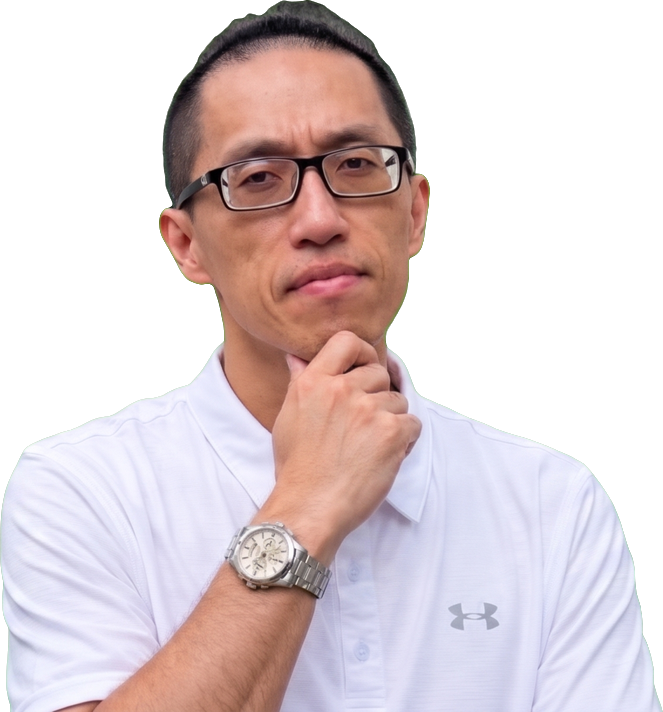
#> input picture portraits/C.png, 663 x 712 px
$ python make_favicon.py
#> lines starting #> are read from the running program, lines starting #| are printed output that depends on the picture; after the words box and inside, x2 and y2 are one past the last pixel; in counts of white or black regions, pixels touching at a corner belong together
"""Make the favicon from portrait C's face: a round red badge like the
「教育我了？」 backdrop, with the face clipped inside.

    python tools/make_favicon.py      # needs pillow, numpy
Writes favicon.ico (16/32/48), favicon-64.png and apple-touch-icon.png (180).
"""
from pathlib import Path

import numpy as np
from PIL import Image, ImageDraw

ROOT = Path(__file__).resolve().parent.parent
S = 720                                     # draw big, then scale down
face = Image.open(ROOT / "portraits" / "C.png").convert("RGBA")
#> face is the input picture: PIL image 663x712 RGBA; mean R, G, B, A 117.1, 108.2, 104.7, 145.1
# square around the head (portrait C is 663x712; head spans about x 160-430, y 0-340)
box = (150, 0, 445, 295)                    # tight, so the face still reads at 16 px
head = Image.new("RGBA", (box[2] - box[0], box[3] - box[1]))
#> head: PIL image 295x295 RGBA; every value is 0
head.alpha_composite(face.crop((box[0], max(box[1], 0), box[2], box[3])), (0, max(-box[1], 0)))
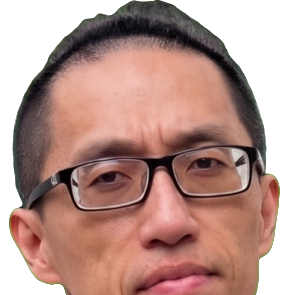
#> head: PIL image 295x295 RGBA; mean R, G, B, A 117.6, 82.9, 74.7, 188.1; transparent parts drawn white
head = head.resize((S, S), Image.LANCZOS)
#> head: PIL image 720x720 RGBA

# red radial backdrop
yy, xx = np.mgrid[0:S, 0:S] / S
d = np.clip(np.hypot(xx - .5, yy - .35) / .75, 0, 1)[..., None]
inner, outer = np.array([235, 22, 26]), np.array([70, 4, 8])
bg = (inner * (1 - d) + outer * d).astype(np.uint8)
badge = Image.fromarray(np.dstack([bg, np.full((S, S), 255, np.uint8)]), "RGBA")
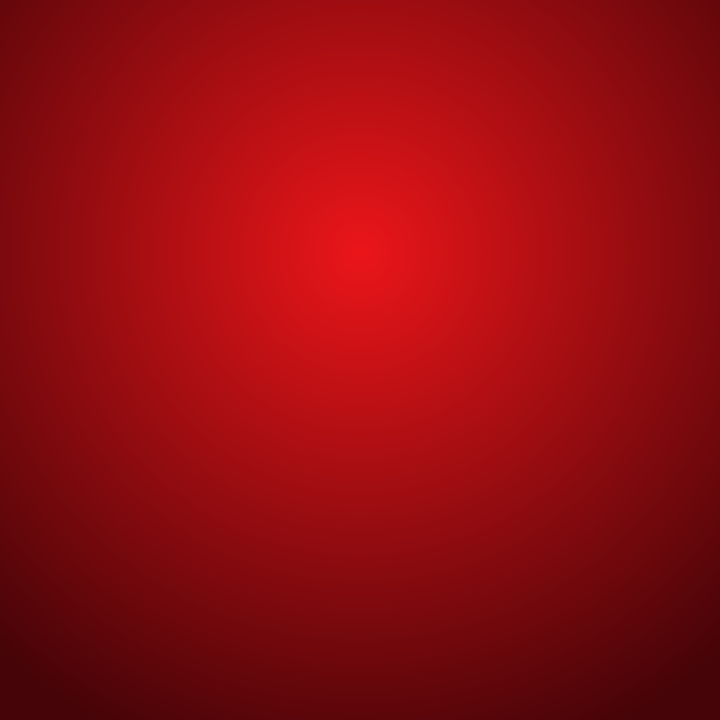
#> badge: PIL image 720x720 RGBA; mean R, G, B, A 146.1, 11.9, 15.9, 255
badge.alpha_composite(head)
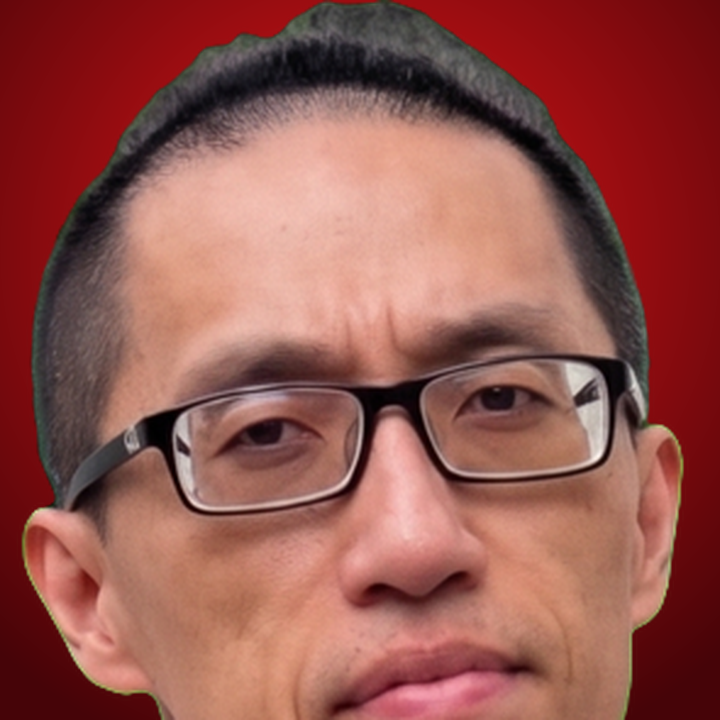
#> badge: PIL image 720x720 RGBA; mean R, G, B, A 149.8, 85.1, 78.1, 255

mask = Image.new("L", (S, S), 0)
#> mask: PIL image 720x720 L; every value is 0
ImageDraw.Draw(mask).ellipse((0, 0, S - 1, S - 1), fill=255)
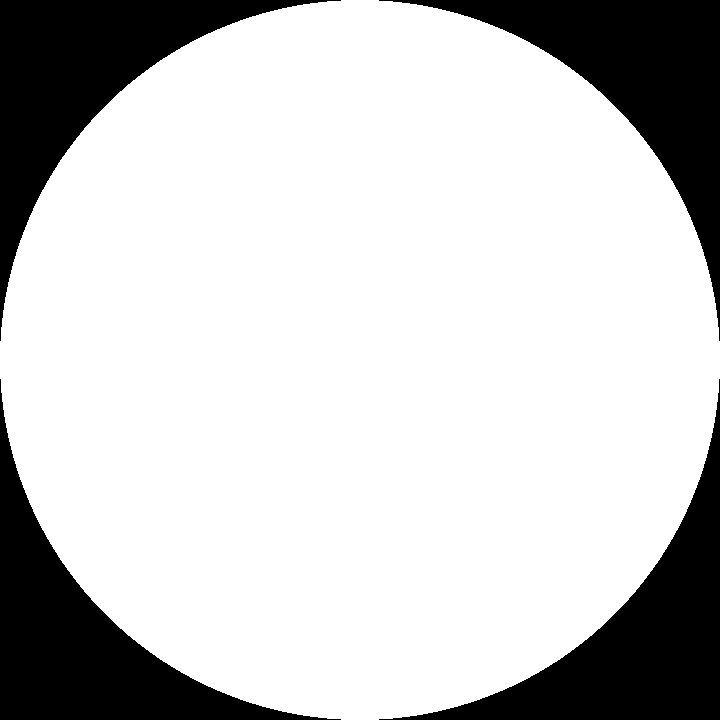
#> mask: PIL image 720x720 L; 78.5% white; 4 black regions, box (x1, y1, x2, y2) and area: (0, 0, 341, 341) 27842, (379, 0, 720, 341) 27842, (0, 379, 341, 720) 27842, (379, 379, 720, 720) 27842
icon = Image.new("RGBA", (S, S))
#> icon: PIL image 720x720 RGBA; every value is 0
icon.paste(badge, (0, 0), mask)
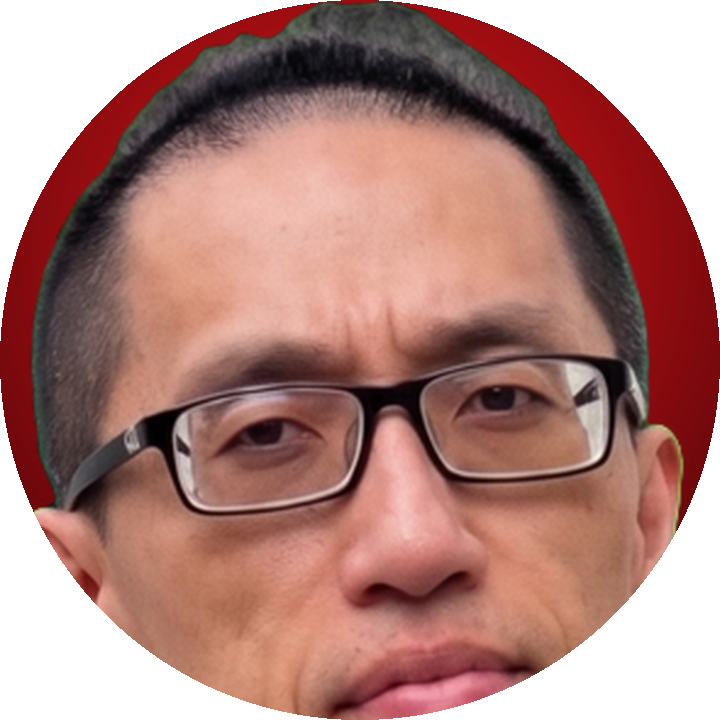
#> icon: PIL image 720x720 RGBA; mean R, G, B, A 121.9, 77.7, 71, 200.2; transparent parts drawn white

icon.resize((64, 64), Image.LANCZOS).save(ROOT / "favicon-64.png")
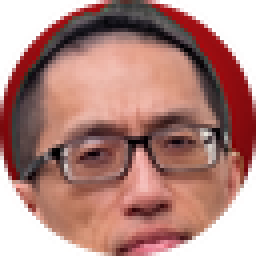
#> saved as favicon-64.png: PIL image 64x64 RGBA (shown 4 times larger); mean R, G, B, A 131.3, 80.8, 73.6, 200.2; transparent parts drawn white
icon.resize((48, 48), Image.LANCZOS).save(ROOT / "favicon.ico", sizes=[(16, 16), (32, 32), (48, 48)])
# iOS rounds the corners itself and shows transparency as black, so no circle there
badge.convert("RGB").resize((180, 180), Image.LANCZOS).save(ROOT / "apple-touch-icon.png")
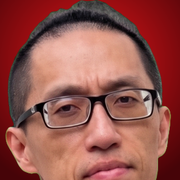
#> saved as apple-touch-icon.png: PIL image 180x180 RGB; mean R, G, B 149.8, 85.1, 78.1
print("done")

$ run again, with portraits/A.png copied over portraits/C.png
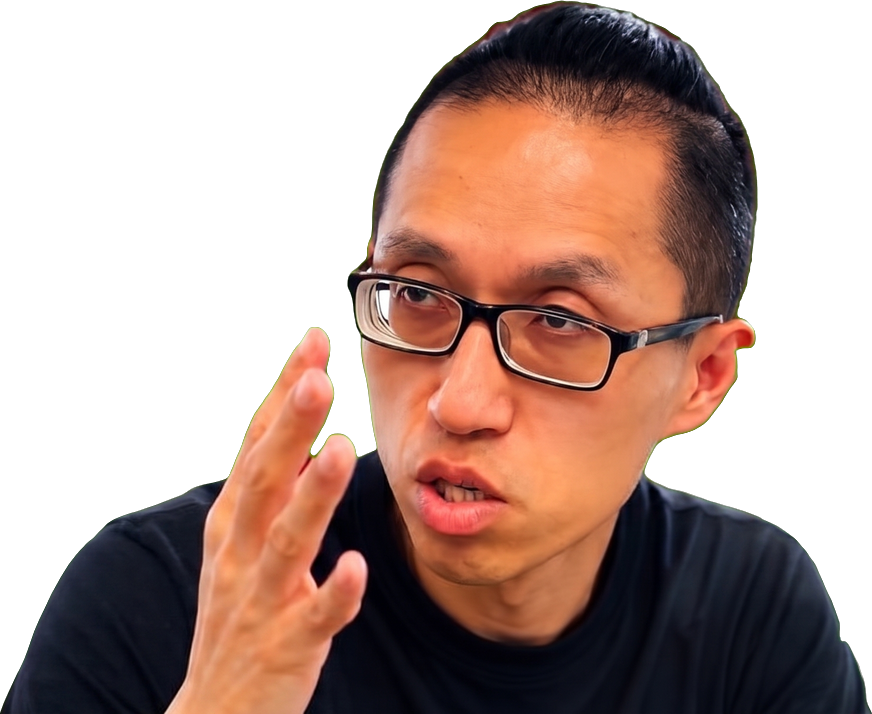
#> input picture portraits/A.png, 872 x 714 px
#> face is the input picture: PIL image 872x714 RGBA; mean R, G, B, A 72.3, 51.2, 37.6, 140.9
#> `head.alpha_composite(face.crop((box[0], max(box[1], 0), box[2], box[3]..`:
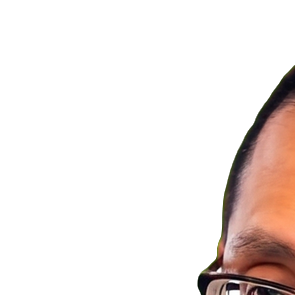
#> head: PIL image 295x295 RGBA; mean R, G, B, A 24.8, 16.9, 14.3, 40; transparent parts drawn white
#> `badge.convert("RGB").resize((180, 180), Image.LANCZOS).save(ROOT / "ap..`:
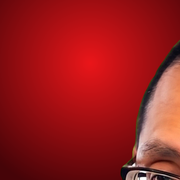
#> saved as apple-touch-icon.png: PIL image 180x180 RGB; mean R, G, B 153, 27.3, 28.2

$ run again, with portraits/D.png copied over portraits/C.png
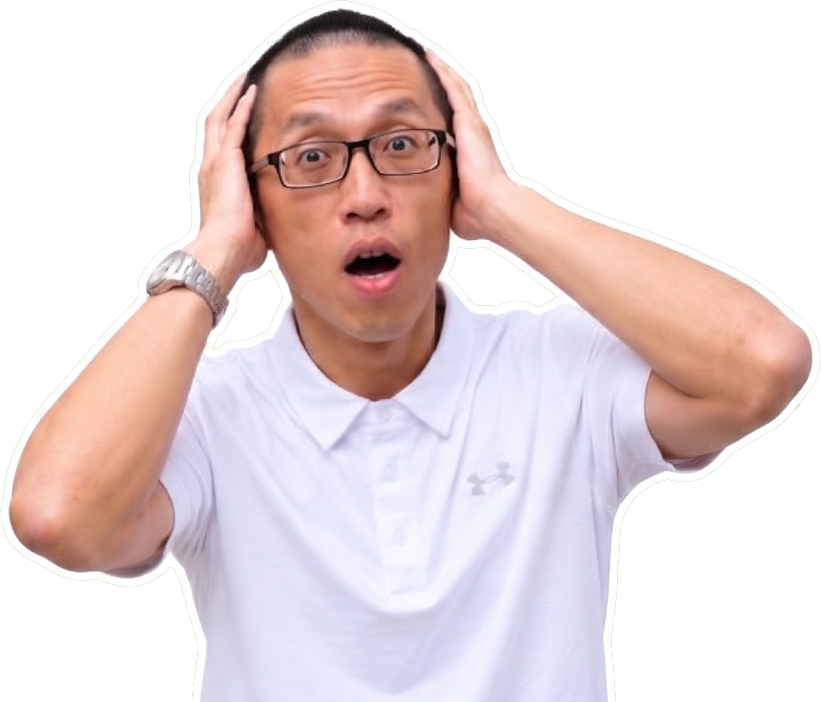
#> input picture portraits/D.png, 821 x 702 px
#> face is the input picture: PIL image 821x702 RGBA; mean R, G, B, A 129.4, 118.2, 113.3, 150.1
#> `icon.resize((64, 64), Image.LANCZOS).save(ROOT / "favicon-64.png")`:
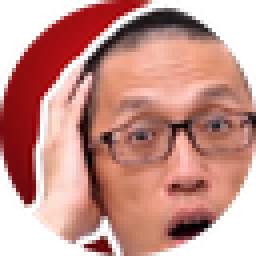
#> saved as favicon-64.png: PIL image 64x64 RGBA (shown 4 times larger); mean R, G, B, A 152.9, 95.5, 86.9, 200.2; transparent parts drawn white
#> `badge.convert("RGB").resize((180, 180), Image.LANCZOS).save(ROOT / "ap..`:
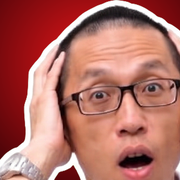
#> saved as apple-touch-icon.png: PIL image 180x180 RGB; mean R, G, B 178.1, 109.9, 101.3

$ run again, with portraits/E.png copied over portraits/C.png
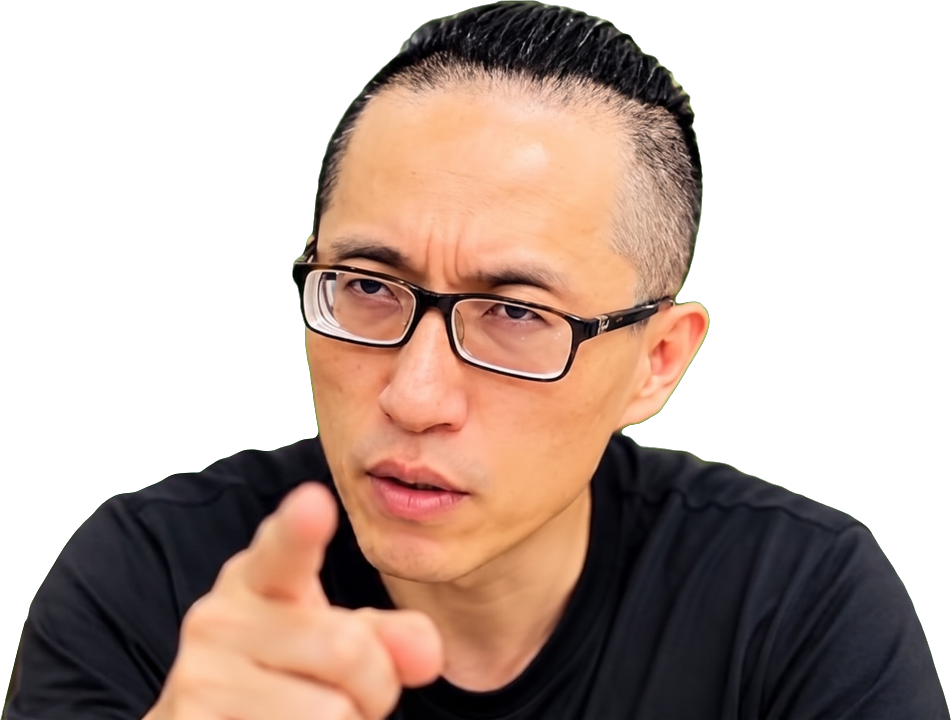
#> input picture portraits/E.png, 951 x 720 px
#> face is the input picture: PIL image 951x720 RGBA; mean R, G, B, A 78.7, 63.7, 49.2, 139.3
#> `badge.convert("RGB").resize((180, 180), Image.LANCZOS).save(ROOT / "ap..`:
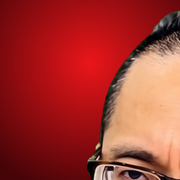
#> saved as apple-touch-icon.png: PIL image 180x180 RGB; mean R, G, B 163.4, 54.4, 47.7
